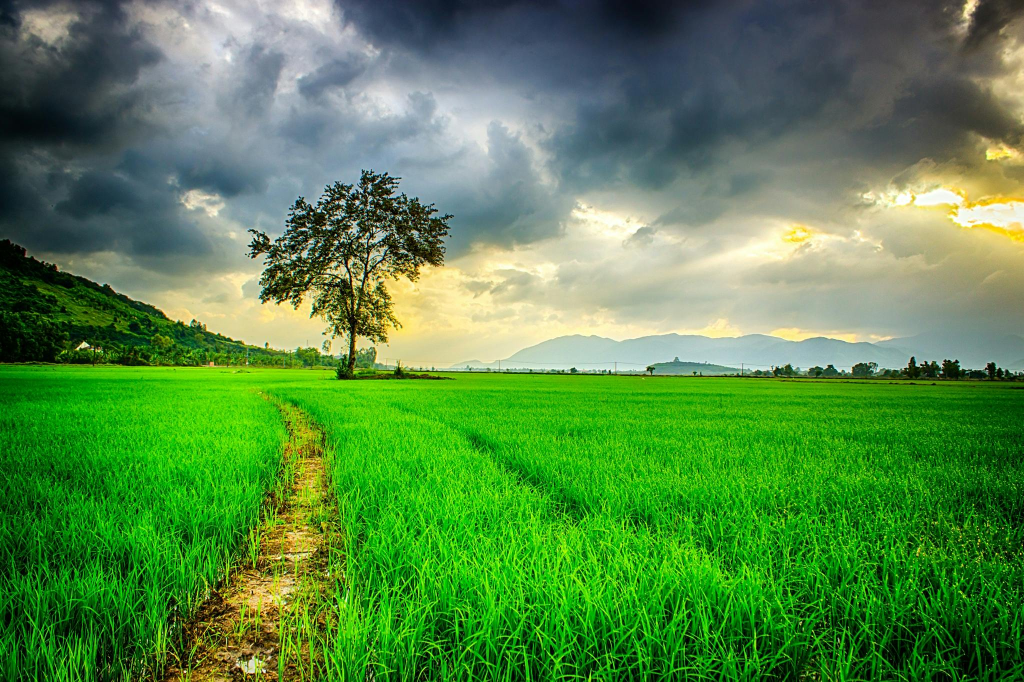
#> input picture Backend/test.jpg, 2048 x 1364 px (shown at 1/2 size); its folder holds only this picture in this run
$ python -i generate_fft_images.py   (imports and definitions only)
#> lines starting #> are read from the running program, lines starting #| are printed output that depends on the picture
import cv2
import numpy as np
import os

# ✅ CORRECT PATHS
INPUT_PATH = "dataset/train"
OUTPUT_PATH = "fft_dataset"

def save_fft(img_path, save_path):
#> called with img_path = 'test.jpg', save_path = 'out.png'
    img = cv2.imread(img_path, cv2.IMREAD_GRAYSCALE)
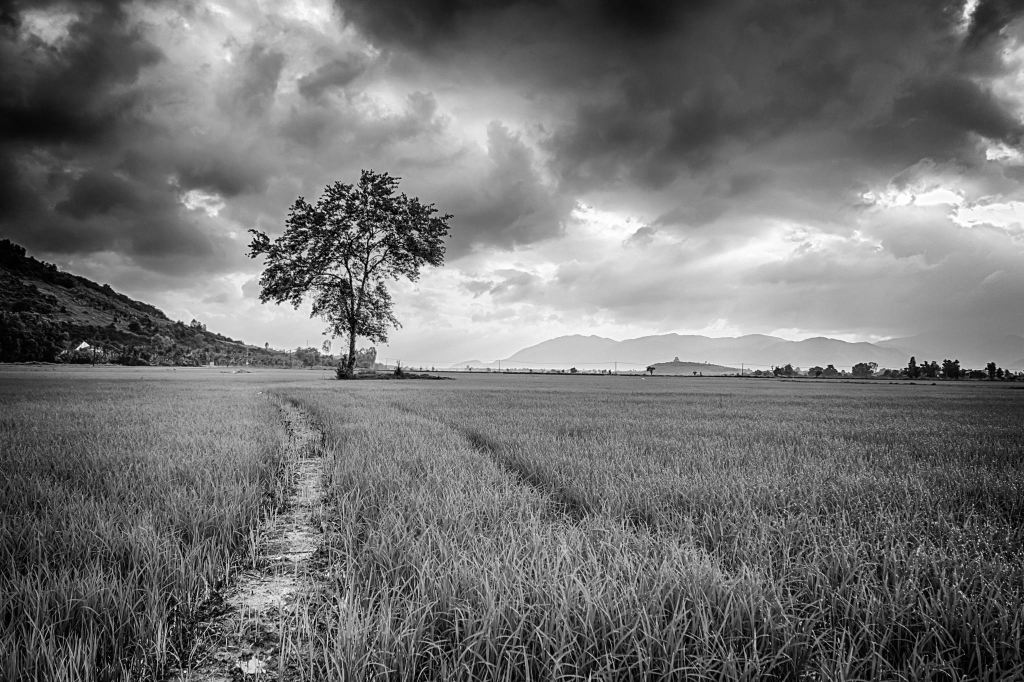
#> img: shape (1364, 2048) (shown at 1/2 size); min 0, max 255, mean 113.6
    if img is None:
        return

    img = cv2.resize(img, (224,224))
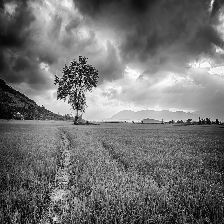
#> img: shape (224, 224); min 0, max 255, mean 113.4

    f = np.fft.fft2(img)
    fshift = np.fft.fftshift(f)
    magnitude = np.log(np.abs(fshift) + 1)
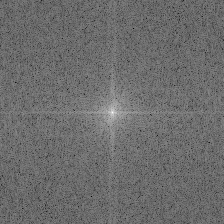
#> magnitude: shape (224, 224) float64; min 3.01, max 15.55, mean 8.37; drawn with min black and max white

    magnitude = cv2.normalize(magnitude, None, 0, 255, cv2.NORM_MINMAX)
    magnitude = magnitude.astype(np.uint8)

    cv2.imwrite(save_path, magnitude)

# Create output folders
# [14 lines not run here, left out]

>>> result = save_fft('test.jpg', 'out.png')
